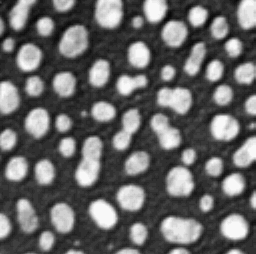
#> input picture data/blobs.tif, 256 x 254 px
$ jupyter execute --allow-errors select_labels.ipynb
#> lines starting #> are read from the running program, lines starting #| are printed output that depends on the picture
# Sélectionner des étiquettes en utilisant l'apprentissage automatique
[apoc](https://github.com/haesleinhuepf/apoc) permet de sélectionner des objets étiquetés selon des propriétés telles que la taille, la forme et l'intensité dans une image correspondante. Dans cet exemple, nous allons sélectionner des objets allongés à partir d'une segmentation d'instance de taches.

[cell 1]
import apoc

from skimage.io import imread
import pyclesperanto_prototype as cle
import numpy as np

cle.select_device('RTX')
#> (this line was passed over: pyclesperanto_prototype is not available in this run)

[cell 2]
image = imread('../../data/blobs.tif')
#> image is the input picture: shape (254, 256); min 8, max 248, mean 103.3
#> (the rest of this cell did not finish here and is left out)

[cell 3]
cle.imshow(image)
#> (this line was passed over: pyclesperanto_prototype is not available in this run)
#> (the rest of this cell did not finish here and is left out)

## Entraînement
Pour entraîner le classificateur, vous devez spécifier des caractéristiques. Dans ce qui suit, nous utilisons l'intensité moyenne et l'écart-type à l'intérieur des objets étiquetés, ainsi que la taille et la forme des objets.

[cell 4]
features = 'area,mean_max_distance_to_centroid_ratio,standard_deviation_intensity'

cl_filename = "object_selector.cl"

# Create an object classifier
apoc.erase_classifier(cl_filename) # delete it if it was existing before
#> (this line was passed over: apoc is not available in this run)
#> (the rest of this cell did not finish here and is left out)

## Prédiction
Une fois le classificateur entraîné, nous pouvons l'utiliser pour sélectionner des objets.

#> (a cell that did not finish here is left out)

On peut également charger le classificateur à partir du disque et l'appliquer à un autre jeu de données. Nous démontrons cela en appliquant le classificateur à une version pivotée de l'image et de l'image d'étiquettes ci-dessus.

[cell 6]
image1 = image.T
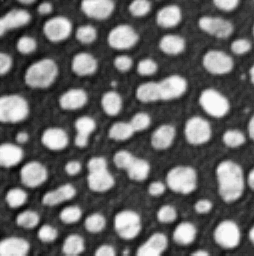
#> image1: shape (256, 254); min 8, max 248, mean 103.3
#> (the rest of this cell did not finish here and is left out)
